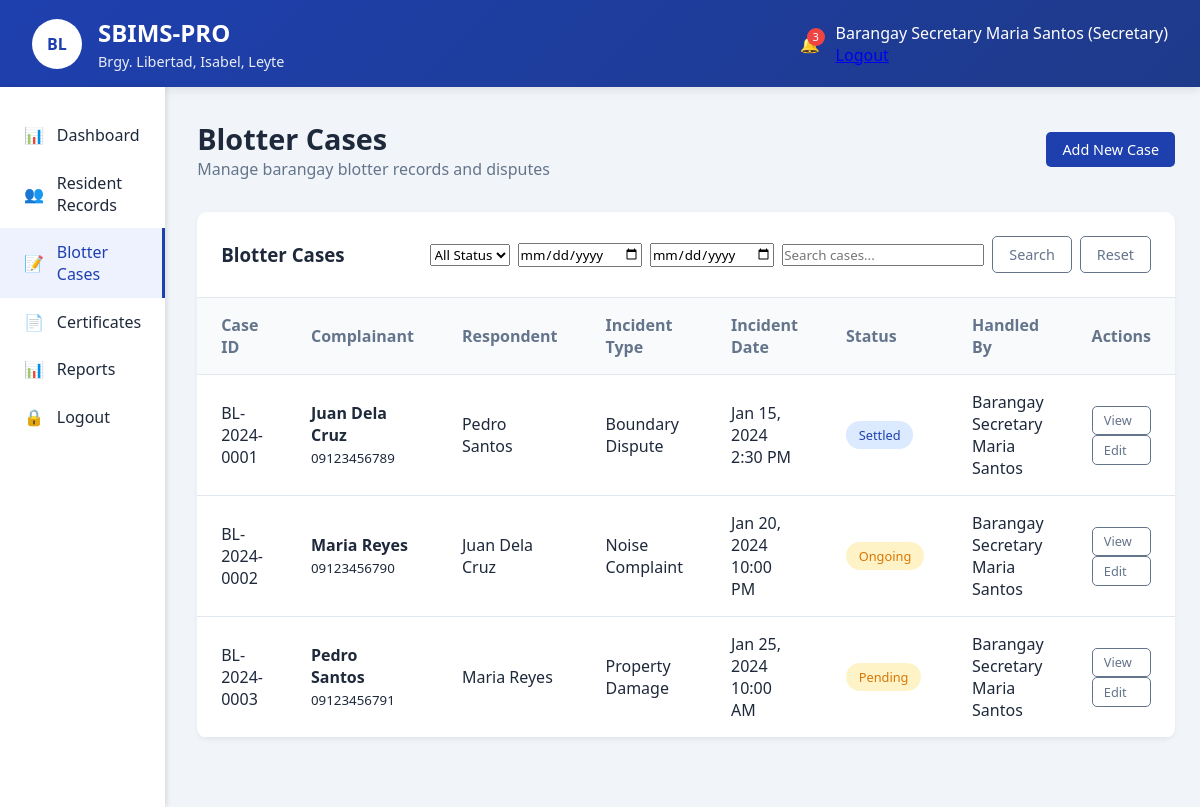
The app's page /secretary/blotter.php (signed in) with its own data.
### tables this page shows
CREATE TABLE `blotters` (
  `id` int(11) NOT NULL,
  `case_id` varchar(20) NOT NULL,
  `complainant_id` int(11) NOT NULL,
  `respondent_name` varchar(100) NOT NULL,
  `respondent_address` text DEFAULT NULL,
  `incident_type` varchar(100) NOT NULL,
  `incident_date` datetime NOT NULL,
  `incident_location` text NOT NULL,
  `description` text NOT NULL,
  `status` enum('Pending','Ongoing','Settled','Referred') DEFAULT 'Pending',
  `resolution` text DEFAULT NULL,
  `resolved_date` datetime DEFAULT NULL,
  `handled_by` int(11) NOT NULL,
  `created_at` timestamp NOT NULL DEFAULT current_timestamp()
);

CREATE TABLE `residents` (
  `id` int(11) NOT NULL,
  `resident_id` varchar(20) NOT NULL,
  `first_name` varchar(50) NOT NULL,
  `middle_name` varchar(50) DEFAULT NULL,
  `last_name` varchar(50) NOT NULL,
  `birthdate` date NOT NULL,
  `gender` enum('Male','Female') NOT NULL,
  `civil_status` enum('Single','Married','Widowed','Divorced') NOT NULL,
  `contact_number` varchar(15) DEFAULT NULL,
  `email` varchar(100) DEFAULT NULL,
  `address` text NOT NULL,
  `purok` varchar(50) NOT NULL,
  `household_number` varchar(20) DEFAULT NULL,
  `is_voter` tinyint(1) DEFAULT 0,
  `is_4ps` tinyint(1) DEFAULT 0,
  `is_senior` tinyint(1) DEFAULT 0,
  `is_pwd` tinyint(1) DEFAULT 0,
  `created_at` timestamp NOT NULL DEFAULT current_timestamp(),
  `updated_at` timestamp NOT NULL DEFAULT current_timestamp() ON UPDATE current_timestamp()
);

CREATE TABLE `users` (
  `id` int(11) NOT NULL,
  `username` varchar(50) NOT NULL,
  `password` varchar(255) NOT NULL,
  `email` varchar(100) DEFAULT NULL,
  `role` enum('admin','captain','secretary','resident') NOT NULL,
  `full_name` varchar(100) NOT NULL,
  `is_active` tinyint(1) DEFAULT 1,
  `last_login` datetime DEFAULT NULL,
  `created_at` timestamp NOT NULL DEFAULT current_timestamp()
);

### config/functions.php (called while the page is built, shortened)
<?php
function formatDateTime($datetime) {
    return date('M j, Y g:i A', strtotime($datetime));
}
?>

### secretary/blotter.php (the view, shortened to what this page needs)
<?php
require_once '../config/functions.php';
$database = new Database();
$db = $database->getConnection();
$search = $_GET['search'] ?? '';
$date_from = $_GET['date_from'] ?? '';
$date_to = $_GET['date_to'] ?? '';
$query = "SELECT b.*, r.first_name, r.last_name, r.contact_number, u.full_name as handled_by_name
          FROM blotters b
          JOIN residents r ON b.complainant_id = r.id
          JOIN users u ON b.handled_by = u.id
          WHERE 1=1";
$query .= " ORDER BY b.created_at DESC";
$stmt = $db->prepare($query);
$stmt->execute();
$blotters = $stmt->fetchAll(PDO::FETCH_ASSOC);
?>
<?php include '../includes/header.php'; ?>
<?php include '../includes/topbar.php'; ?>
<div class="main-container">
    <?php include '../includes/sidebar.php'; ?>
    <main class="content">
        <div class="page-header">
            <div class="page-title">
                <h1>Blotter Cases</h1>
                <p>Manage barangay blotter records and disputes</p>
            </div>
            <div class="page-actions">
                <a href="blotter_add.php" class="btn btn-primary">Add New Case</a>
            </div>
        </div>
        <div class="data-table">
            <div class="table-header">
                <h3>Blotter Cases</h3>
                <div class="table-actions">
                    <form method="GET" class="search-form" style="display: flex; gap: 0.5rem; align-items: center;">
                        <select name="status" onchange="this.form.submit()">
                            <option value="">All Status</option>
                        </select>
                        <input type="date" name="date_from" placeholder="From Date" value="<?php echo $date_from; ?>">
                        <input type="date" name="date_to" placeholder="To Date" value="<?php echo $date_to; ?>">
                        <input type="text" name="search" placeholder="Search cases..." value="<?php echo htmlspecialchars($search); ?>">
                        <button type="submit" class="btn btn-outline">Search</button>
                        <a href="blotter.php" class="btn btn-outline">Reset</a>
                    </form>
                </div>
            </div>
            <table>
                <thead>
                    <tr>
                        <th>Case ID</th>
                        <th>Complainant</th>
                        <th>Respondent</th>
                        <th>Incident Type</th>
                        <th>Incident Date</th>
                        <th>Status</th>
                        <th>Handled By</th>
                        <th>Actions</th>
                    </tr>
                </thead>
                <tbody>
                    <?php if (count($blotters) > 0): ?>
                        <?php foreach ($blotters as $blotter): ?>
                        <tr>
                            <td><?php echo htmlspecialchars($blotter['case_id']); ?></td>
                            <td>
                                <strong><?php echo htmlspecialchars($blotter['first_name'] . ' ' . $blotter['last_name']); ?></strong><br>
                                <small><?php echo htmlspecialchars($blotter['contact_number']); ?></small>
                            </td>
                            <td><?php echo htmlspecialchars($blotter['respondent_name']); ?></td>
                            <td><?php echo htmlspecialchars($blotter['incident_type']); ?></td>
                            <td><?php echo formatDateTime($blotter['incident_date']); ?></td>
                            <td>
                                <span class="status status-<?php echo strtolower($blotter['status']); ?>">
                                    <?php echo $blotter['status']; ?>
                                </span>
                            </td>
                            <td><?php echo htmlspecialchars($blotter['handled_by_name']); ?></td>
                            <td>
                                <a href="blotter_view.php?id=<?php echo $blotter['id']; ?>" class="btn btn-sm btn-outline">View</a>
                                <a href="blotter_edit.php?id=<?php echo $blotter['id']; ?>" class="btn btn-sm btn-outline">Edit</a>
                            </td>
                        </tr>
                        <?php endforeach; ?>
                    <?php endif; ?>
                </tbody>
            </table>
        </div>
    </main>
</div>
<?php include '../includes/footer.php'; ?>

### assets/css/main.css (style rules this page uses)
:root { --primary: #1e40af; --primary-dark: #1e3a8a; --secondary: #64748b; --success: #10b981; --warning: #f59e0b; --danger: #ef4444; --light: #f8fafc; --dark: #1e293b; }
* { margin: 0; padding: 0; box-sizing: border-box; font-family: 'Segoe UI', Tahoma, Geneva, Verdana, sans-serif; }
body { background-color: #f1f5f9; color: var(--dark); }
.main-container { display: flex; min-height: calc(100vh - 80px); }
.content { flex: 1; padding: 2rem; }
.page-header { display: flex; justify-content: space-between; align-items: center; margin-bottom: 2rem; }
.page-title h1 { font-size: 1.8rem; color: var(--dark); }
.page-title p { color: var(--secondary); }
.btn { padding: 0.5rem 1rem; border: none; border-radius: 5px; cursor: pointer; font-weight: 500; display: flex; align-items: center; gap: 0.5rem; transition: all 0.3s; text-decoration: none; font-size: 0.9rem; }
.btn-primary { background: var(--primary); color: white; }
.btn-outline { background: transparent; border: 1px solid var(--secondary); color: var(--secondary); }
.btn-sm { padding: 0.3rem 0.7rem; font-size: 0.8rem; }

### assets/css/dashboard.css (style rules this page uses)
.data-table { background: white; border-radius: 10px; overflow: hidden; box-shadow: 0 2px 5px rgba(0,0,0,0.05); margin-bottom: 2rem; }
.table-header { padding: 1.5rem; border-bottom: 1px solid #e2e8f0; display: flex; justify-content: space-between; align-items: center; }
.table-header h3 { color: var(--dark); }
.table-actions { display: flex; gap: 0.5rem; }
table { width: 100%; border-collapse: collapse; }
th, td { padding: 1rem 1.5rem; text-align: left; border-bottom: 1px solid #e2e8f0; }
th { background: #f8fafc; font-weight: 600; color: var(--secondary); }
.status { padding: 0.3rem 0.8rem; border-radius: 20px; font-size: 0.8rem; font-weight: 500; display: inline-block; }
.status-pending { background: #fef3c7; color: #d97706; }
.status-settled { background: #dbeafe; color: #1e40af; }
.status-ongoing { background: #fef3c7; color: #d97706; }

### records on screen
blotters: case "BL-2024-0001", complainant.last_name "Juan Dela Cruz", complainant.contact_number "09123456789", respondent_name "Pedro Santos", incident_type "Boundary Dispute", incident_date "Jan 15, 2024 2:30 PM", status "Settled", handled_by.full_name "Barangay Secretary Maria Santos"
blotters: case "BL-2024-0002", complainant.last_name "Maria Reyes", complainant.contact_number "09123456790", respondent_name "Juan Dela Cruz", incident_type "Noise Complaint", incident_date "Jan 20, 2024 10:00 PM", status "Ongoing", handled_by.full_name "Barangay Secretary Maria Santos"
blotters: case "BL-2024-0003", complainant.last_name "Pedro Santos", complainant.contact_number "09123456791", respondent_name "Maria Reyes", incident_type "Property Damage", incident_date "Jan 25, 2024 10:00 AM", status "Pending", handled_by.full_name "Barangay Secretary Maria Santos"

### other values on screen
$_SESSION['full_name'] "Barangay Secretary Maria Santos"
$_SESSION['user_role'] "Secretary"
